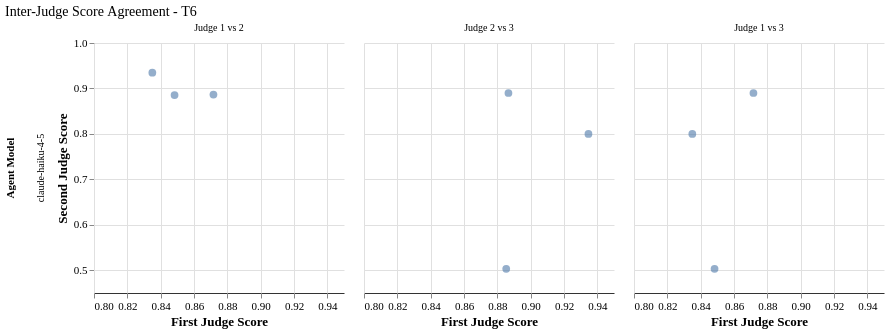

The Vega-Lite source for this figure:
### Vega-Lite specification from a JSON file in a GitHub repository (floating-point values rounded to 4 significant figures)
{"config": {"font": "serif", "axis": {"labelFontSize": 11, "titleFontSize": 13, "gridColor": "#e0e0e0", "domainColor": "#333333"}, "legend": {"labelFontSize": 11, "titleFontSize": 12}, "title": {"fontSize": 14, "anchor": "start", "fontWeight": "normal"}, "view": {"stroke": null, "continuousWidth": 400, "continuousHeight": 300}, "mark": {"tooltip": true}}, "data": {"name": "data-b6f4da7b133655f2a63f1f44131572d8"}, "facet": {"column": {"field": "pair_label", "sort": ["Judge 1 vs 2", "Judge 2 vs 3", "Judge 1 vs 3"], "title": null, "type": "nominal"}, "row": {"field": "agent_model", "title": "Agent Model", "type": "nominal"}}, "spec": {"mark": {"type": "circle", "opacity": 0.6, "size": 60}, "encoding": {"tooltip": [{"field": "pair_label", "title": "Comparison", "type": "nominal"}, {"field": "judge_x", "title": "Judge", "type": "nominal"}, {"field": "score_x", "format": ".3f", "title": "Score X", "type": "quantitative"}, {"field": "judge_y", "title": "Judge", "type": "nominal"}, {"field": "score_y", "format": ".3f", "title": "Score Y", "type": "quantitative"}], "x": {"field": "score_x", "scale": {"domain": [0.8, 0.95]}, "title": "First Judge Score", "type": "quantitative"}, "y": {"field": "score_y", "scale": {"domain": [0.45, 1.0]}, "title": "Second Judge Score", "type": "quantitative"}}, "height": 250, "width": 250}, "resolve": {"scale": {"x": "shared", "y": "shared"}}, "title": "Inter-Judge Score Agreement - T6", "$schema": "https://vega.github.io/schema/vega-lite/v6.1.0.json", "datasets": {"data-b6f4da7b133655f2a63f1f44131572d8": [{"agent_model": "claude-haiku-4-5", "tier": "T6", "pair_label": "Judge 1 vs 2", "judge_x": "Judge 1", "judge_y": "Judge 2", "score_x": 0.835, "score_y": 0.9347}, {"agent_model": "claude-haiku-4-5", "tier": "T6", "pair_label": "Judge 1 vs 2", "judge_x": "Judge 1", "judge_y": "Judge 2", "score_x": 0.8717, "score_y": 0.8867}, {"agent_model": "claude-haiku-4-5", "tier": "T6", "pair_label": "Judge 1 vs 2", "judge_x": "Judge 1", "judge_y": "Judge 2", "score_x": 0.8483, "score_y": 0.8853}, {"agent_model": "claude-haiku-4-5", "tier": "T6", "pair_label": "Judge 2 vs 3", "judge_x": "Judge 2", "judge_y": "Judge 3", "score_x": 0.9347, "score_y": 0.8}, {"agent_model": "claude-haiku-4-5", "tier": "T6", "pair_label": "Judge 2 vs 3", "judge_x": "Judge 2", "judge_y": "Judge 3", "score_x": 0.8867, "score_y": 0.89}, {"agent_model": "claude-haiku-4-5", "tier": "T6", "pair_label": "Judge 2 vs 3", "judge_x": "Judge 2", "judge_y": "Judge 3", "score_x": 0.8853, "score_y": 0.5033}, {"agent_model": "claude-haiku-4-5", "tier": "T6", "pair_label": "Judge 1 vs 3", "judge_x": "Judge 1", "judge_y": "Judge 3", "score_x": 0.835, "score_y": 0.8}, {"agent_model": "claude-haiku-4-5", "tier": "T6", "pair_label": "Judge 1 vs 3", "judge_x": "Judge 1", "judge_y": "Judge 3", "score_x": 0.8717, "score_y": 0.89}, {"agent_model": "claude-haiku-4-5", "tier": "T6", "pair_label": "Judge 1 vs 3", "judge_x": "Judge 1", "judge_y": "Judge 3", "score_x": 0.8483, "score_y": 0.5033}]}}
